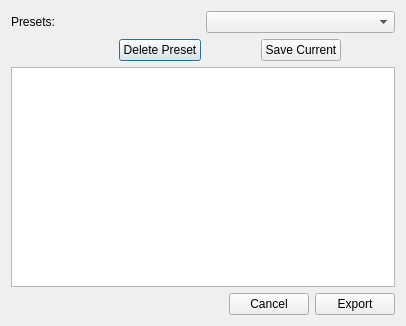
<?xml version="1.0" encoding="UTF-8"?>
<ui version="4.0">
 <class>Dialog</class>
 <widget class="QDialog" name="Dialog">
  <property name="geometry">
   <rect>
    <x>0</x>
    <y>0</y>
    <width>406</width>
    <height>326</height>
   </rect>
  </property>
  <property name="windowTitle">
   <string>Export with FFmpeg Command</string>
  </property>
  <property name="windowIcon">
   <iconset>
    <normaloff>../../images/openshot.svg</normaloff>../../images/openshot.svg</iconset>
  </property>
  <layout class="QVBoxLayout" name="verticalLayout_2">
   <item>
    <layout class="QVBoxLayout" name="verticalLayout">
     <item>
      <layout class="QHBoxLayout" name="horizontalLayout">
       <item>
        <widget class="QLabel" name="label">
         <property name="text">
          <string>&lt;html&gt;&lt;head/&gt;&lt;body&gt;&lt;p&gt;Presets:&lt;/p&gt;&lt;/body&gt;&lt;/html&gt;</string>
         </property>
        </widget>
       </item>
       <item>
        <widget class="QComboBox" name="cmbpresets"/>
       </item>
      </layout>
     </item>
     <item>
      <layout class="QHBoxLayout" name="horizontalLayout_2">
       <item>
        <spacer name="horizontalSpacer_2">
         <property name="orientation">
          <enum>Qt::Horizontal</enum>
         </property>
         <property name="sizeHint" stdset="0">
          <size>
           <width>108</width>
           <height>20</height>
          </size>
         </property>
        </spacer>
       </item>
       <item>
        <widget class="QPushButton" name="btnclearpreset">
         <property name="text">
          <string>Delete Preset</string>
         </property>
        </widget>
       </item>
       <item>
        <spacer name="horizontalSpacer_3">
         <property name="orientation">
          <enum>Qt::Horizontal</enum>
         </property>
         <property name="sizeHint" stdset="0">
          <size>
           <width>40</width>
           <height>20</height>
          </size>
         </property>
        </spacer>
       </item>
       <item>
        <widget class="QPushButton" name="btnsavecurrent">
         <property name="text">
          <string>Save Current</string>
         </property>
        </widget>
       </item>
       <item>
        <spacer name="horizontalSpacer_4">
         <property name="orientation">
          <enum>Qt::Horizontal</enum>
         </property>
         <property name="sizeHint" stdset="0">
          <size>
           <width>18</width>
           <height>20</height>
          </size>
         </property>
        </spacer>
       </item>
      </layout>
     </item>
     <item>
      <widget class="QListView" name="listView"/>
     </item>
     <item>
      <layout class="QHBoxLayout" name="horizontalLayout_3">
       <item>
        <spacer name="horizontalSpacer">
         <property name="orientation">
          <enum>Qt::Horizontal</enum>
         </property>
         <property name="sizeHint" stdset="0">
          <size>
           <width>188</width>
           <height>20</height>
          </size>
         </property>
        </spacer>
       </item>
       <item>
        <widget class="QPushButton" name="btncancel">
         <property name="text">
          <string>Cancel</string>
         </property>
        </widget>
       </item>
       <item>
        <widget class="QPushButton" name="btnapply">
         <property name="text">
          <string>Export</string>
         </property>
        </widget>
       </item>
      </layout>
     </item>
    </layout>
   </item>
  </layout>
 </widget>
 <resources/>
 <connections>
  <connection>
   <sender>btncancel</sender>
   <signal>clicked()</signal>
   <receiver>Dialog</receiver>
   <slot>reject()</slot>
   <hints>
    <hint type="sourcelabel">
     <x>229</x>
     <y>295</y>
    </hint>
    <hint type="destinationlabel">
     <x>116</x>
     <y>289</y>
    </hint>
   </hints>
  </connection>
  <connection>
   <sender>btnapply</sender>
   <signal>clicked()</signal>
   <receiver>Dialog</receiver>
   <slot>accept()</slot>
   <hints>
    <hint type="sourcelabel">
     <x>353</x>
     <y>296</y>
    </hint>
    <hint type="destinationlabel">
     <x>399</x>
     <y>264</y>
    </hint>
   </hints>
  </connection>
 </connections>
</ui>
